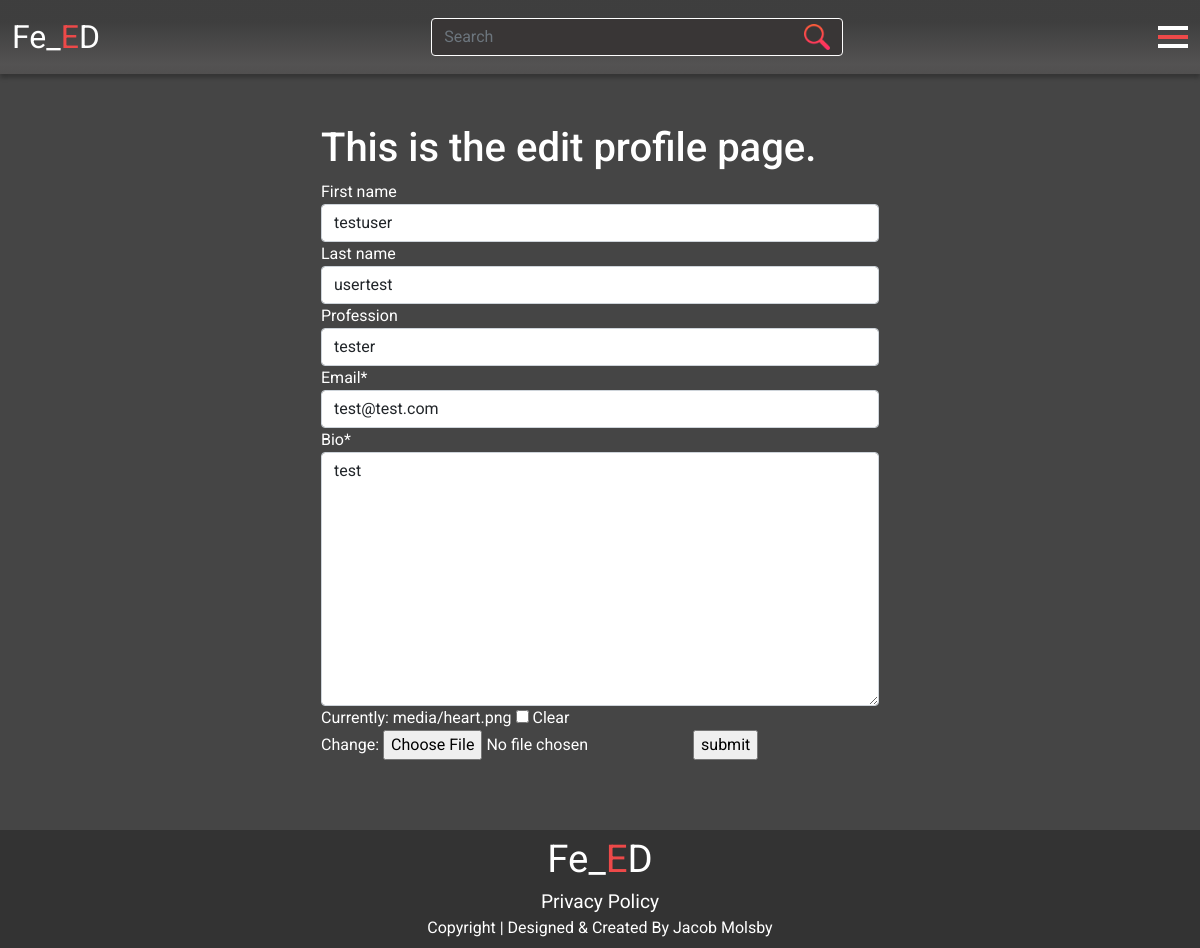
Screenshot of /edit_profile/ (signed in) with the database file from the repository.
### users/models.py (models this page shows, shortened)
class BlogUser(models.Model):
    user = models.OneToOneField(User, on_delete=models.CASCADE)
    first_name = models.CharField(max_length=254, null=True, blank=True)
    last_name = models.CharField(max_length=254, null=True, blank=True)
    profession = models.CharField(max_length=254, null=True, blank=True)
    email = models.EmailField()
    bio = models.TextField()
    image = models.ImageField(null=True, blank=True, upload_to="media")
    joined = models.DateTimeField(auto_now_add=True)

### users/views.py (the view)
# urls.py: path("edit_profile/", views.edit_profile, name="edit")
def edit_profile(request):
    profile = get_object_or_404(BlogUser, user=request.user)
    if request.method == 'POST':
        form = BlogUserForm(request.POST, request.FILES, instance=profile)
        if form.is_valid():
            form.save()
            messages.success(request, 'Profile updated successfully')
            return redirect('../profile')
        else:
            messages.error(request,
                           ('Update failed. Please ensure '
                            'the form is valid.'))
    else:
        form = BlogUserForm(instance=profile)
    template_name = "users/edit_profile.html"
    context = {
        "form": form,
    }
    return render(request, template_name, context)

### users/forms.py
class BlogUserForm(forms.ModelForm):
    class Meta:
        model = BlogUser
        exclude = ('user',)

### users/templates/users/edit_profile.html (shortened to what this page needs)
{% extends 'base.html' %}
{% block content %}
<main class="position-relative">
    <div class="details-spacer"></div>
    <div class="container">
        <div class="row d-flex justify-content-center">
            <div class="col-12 col-md-6">
                <h1>This is the edit profile page.</h1>
                <form action="{% url 'edit' %}" method="POST" enctype="multipart/form-data">
                    {% for field in form %}
                    {% if field.name != 'image' %}
                    {{ field | as_crispy_field }}
                    {% else %}
                    {{ field }}
                    {% endif %}
                    {% endfor %}
                    <input type="submit" value="submit">
                </form>
            </div>
        </div>
    </div>
</main>
{% endblock %}

### static/css/base.css (style rules this page uses)
html, body { margin: 0; padding: 0; box-sizing: border-box; height: 100%; }
body { background-color: #454545; color: #fff; display:grid; grid-template-rows: auto 1fr auto; min-height:100vh; }
a { color: #fff; text-decoration: none; }
.row { --bs-gutter-x: 0 !important; --bs-gutter-y: 0 !important; }
* { font-family: roboto, sans-serif; }
.details-spacer { height: 50px; }

### rows the page displays
BlogUser: first_name "testuser" "usertest" "tester" "test@test.com" "test"
